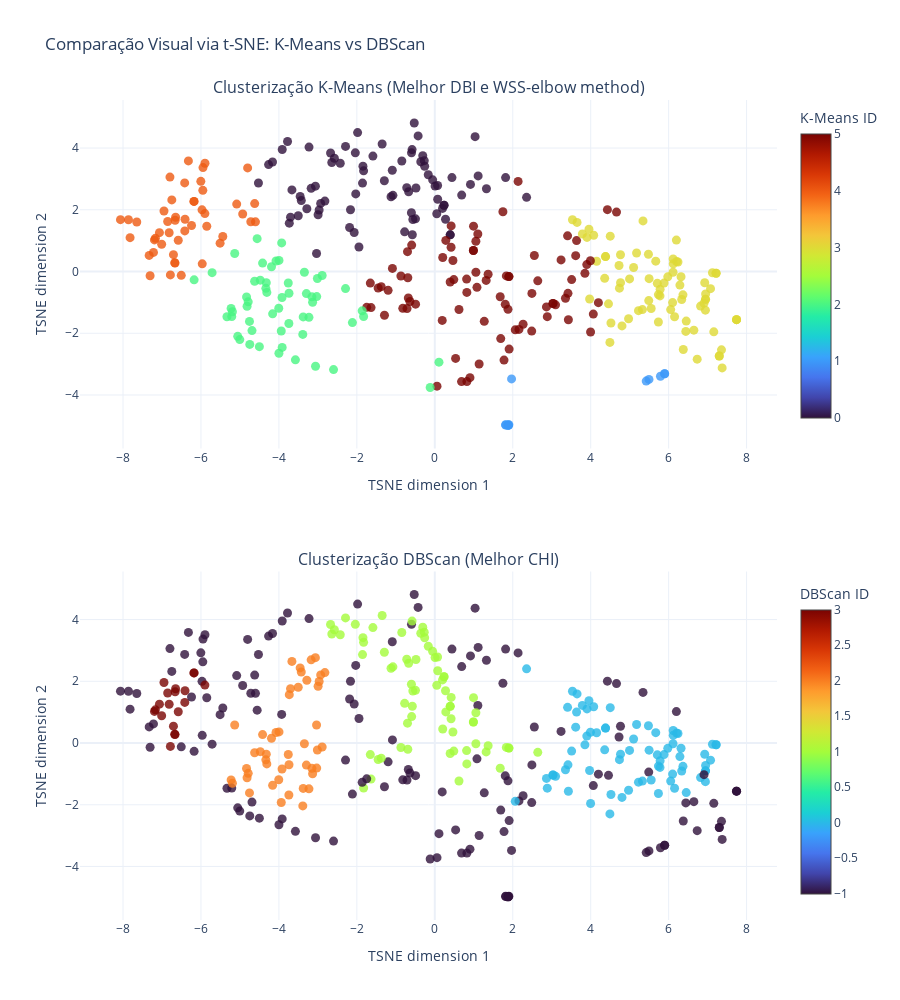

Notebook cell for this chart:
### Markdown cell above
A fim de permitir uma visualização interativa, apenas como complemento, vamos utilizar o t-SNE, uma técnica...

O resultado de forma interativa pode ser visualizado em: https://roriblim.github.io/PD-validacao-clusterizacao/src/tsne_clusters.html

### Code cell
from sklearn.manifold import TSNE
import plotly.express as px
import plotly.graph_objects as go
from plotly.subplots import make_subplots

tsne = TSNE(n_components=2, perplexity=100, random_state=42)
tsne_emb = tsne.fit_transform(df_scaled)

# 1. Cria a estrutura de subplots (2 linhas, 1 coluna)
fig = make_subplots(
    rows=2, cols=1,
    subplot_titles=("Clusterização K-Means (Melhor DBI e WSS-elbow method)", 
                    "Clusterização DBScan (Melhor CHI)"),
    vertical_spacing=0.15
)

# --- Gráfico 1: K-Means (Linha 1) ---
fig.add_trace(
    go.Scatter(
        x=tsne_emb[:, 0],
        y=tsne_emb[:, 1],
        mode='markers',
        marker=dict(
            size=9,          # <-- AUMENTADO (era 6)
            opacity=0.8,
            color=labels_kmeans_best_dbi,
            colorscale='Turbo',
            showscale=True,
            colorbar=dict(
                title="K-Means ID",
                x=1.02,
                y=0.8,
                len=0.4
            )
        ),
        text=df_cars["Brand_Model"],
        hovertemplate="<b>%{text}</b><br>Cluster: %{marker.color}<extra></extra>",
        name="K-Means"
    ),
    row=1, col=1
)

# --- Gráfico 2: DBScan (Linha 2) ---
fig.add_trace(
    go.Scatter(
        x=tsne_emb[:, 0],
        y=tsne_emb[:, 1],
        mode='markers',
        marker=dict(
            size=9,          # <-- AUMENTADO (era 6)
            opacity=0.8,
            color=labels_dbscan_best_CHI,
            colorscale='Turbo',
            showscale=True,
            colorbar=dict(
                title="DBScan ID",
                x=1.02,
                y=0.22,
                len=0.4
            )
        ),
        text=df_cars["Brand_Model"],
        hovertemplate="<b>%{text}</b><br>Cluster: %{marker.color}<extra></extra>",
        name="DBScan"
    ),
    row=2, col=1
)

# Ajustes de Eixos
fig.update_xaxes(title_text="TSNE dimension 1", showgrid=True, visible=True, row=1, col=1)
fig.update_yaxes(title_text="TSNE dimension 2", showgrid=True, visible=True, row=1, col=1)

fig.update_xaxes(title_text="TSNE dimension 1", showgrid=True, visible=True, row=2, col=1)
fig.update_yaxes(title_text="TSNE dimension 2", showgrid=True, visible=True, row=2, col=1)

# Ajustes finais de Layout
fig.update_layout(
    title_text="Comparação Visual via t-SNE: K-Means vs DBScan",
    height=1000,
    width=900,
    showlegend=False,
    template="plotly_white"
)

fig.show()

# Gerar HTML e adicionar rodapé com referências
html = fig.to_html(full_html=True, include_plotlyjs='cdn')

footer_html = """
<div style="font-size:14px; margin:20px 0 40px 0; padding-top:10px; border-top:1px solid #e1e1e1;">
  <strong>Fonte dos dados:</strong>
  <a href="https://www.kaggle.com/datasets/thebumpkin/10400-classic-hits-10-genres-1923-to-2023" target="_blank" rel="noopener">Kaggle — 10400 Classic Hits (10 genres)</a>
  <br>
  <strong>Projeto:</strong>
  <a href="https://github.com/roriblim/PD-validacao-clusterizacao" target="_blank" rel="noopener">GitHub — PD-validacao-clusterizacao</a>
</div>
"""

parts = html.rsplit("</body>", 1)
if len(parts) == 2:
    html_with_footer = parts[0] + footer_html + "</body>" + parts[1]
else:
    html_with_footer = html + footer_html

with open("tsne_clusters.html", "w", encoding="utf-8") as f:
    f.write(html_with_footer)

### Figure 1 — Plotly figure (JSON) as saved in the notebook; plotly's stock layout.template omitted (floating-point values rounded to 4 significant figures; data arrays with more than 128 entries replaced by an {"elided": "..."} marker saying what was removed)
{"data": [{"hovertemplate": "<b>%{text}</b><br>Cluster: %{marker.color}<extra></extra>", "marker": {"color": {"elided": "351 int values"}, "colorbar": {"len": 0.4, "title": {"text": "K-Means ID"}, "x": 1.02, "y": 0.8}, "colorscale": [[0, "#30123b"], [0.07143, "#4145ab"], [0.1429, "#4675ed"], [0.2143, "#39a2fc"], [0.2857, "#1bcfd4"], [0.3571, "#24eca6"], [0.4286, "#61fc6c"], [0.5, "#a4fc3b"], [0.5714, "#d1e834"], [0.6429, "#f3c63a"], [0.7143, "#fe9b2d"], [0.7857, "#f36315"], [0.8571, "#d93806"], [0.9286, "#b11901"], [1, "#7a0402"]], "opacity": 0.8, "showscale": true, "size": 9}, "mode": "markers", "name": "K-Means", "text": {"elided": "351 str values"}, "type": "scatter", "x": {"elided": "351 float values"}, "xaxis": "x", "y": {"elided": "351 float values"}, "yaxis": "y"}, {"hovertemplate": "<b>%{text}</b><br>Cluster: %{marker.color}<extra></extra>", "marker": {"color": {"elided": "351 int values"}, "colorbar": {"len": 0.4, "title": {"text": "DBScan ID"}, "x": 1.02, "y": 0.22}, "colorscale": [[0, "#30123b"], [0.07143, "#4145ab"], [0.1429, "#4675ed"], [0.2143, "#39a2fc"], [0.2857, "#1bcfd4"], [0.3571, "#24eca6"], [0.4286, "#61fc6c"], [0.5, "#a4fc3b"], [0.5714, "#d1e834"], [0.6429, "#f3c63a"], [0.7143, "#fe9b2d"], [0.7857, "#f36315"], [0.8571, "#d93806"], [0.9286, "#b11901"], [1, "#7a0402"]], "opacity": 0.8, "showscale": true, "size": 9}, "mode": "markers", "name": "DBScan", "text": {"elided": "351 str values"}, "type": "scatter", "x": {"elided": "351 float values"}, "xaxis": "x2", "y": {"elided": "351 float values"}, "yaxis": "y2"}], "layout": {"annotations": [{"font": {"size": 16}, "showarrow": false, "text": "Clusterização K-Means (Melhor DBI e WSS-elbow method)", "x": 0.5, "xanchor": "center", "xref": "paper", "y": 1, "yanchor": "bottom", "yref": "paper"}, {"font": {"size": 16}, "showarrow": false, "text": "Clusterização DBScan (Melhor CHI)", "x": 0.5, "xanchor": "center", "xref": "paper", "y": 0.425, "yanchor": "bottom", "yref": "paper"}], "height": 1000, "showlegend": false, "title": {"text": "Comparação Visual via t-SNE: K-Means vs DBScan"}, "width": 900, "xaxis": {"anchor": "y", "domain": [0, 1], "showgrid": true, "title": {"text": "TSNE dimension 1"}, "visible": true}, "xaxis2": {"anchor": "y2", "domain": [0, 1], "showgrid": true, "title": {"text": "TSNE dimension 1"}, "visible": true}, "yaxis": {"anchor": "x", "domain": [0.575, 1], "showgrid": true, "title": {"text": "TSNE dimension 2"}, "visible": true}, "yaxis2": {"anchor": "x2", "domain": [0, 0.425], "showgrid": true, "title": {"text": "TSNE dimension 2"}, "visible": true}}}
